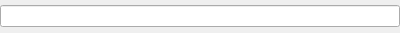
<?xml version="1.0" encoding="UTF-8"?>
<ui version="4.0">
 <class>Form</class>
 <widget class="QWidget" name="Form">
  <property name="geometry">
   <rect>
    <x>0</x>
    <y>0</y>
    <width>400</width>
    <height>33</height>
   </rect>
  </property>
  <property name="windowTitle">
   <string>Form</string>
  </property>
  <layout class="QVBoxLayout" name="verticalLayout">
   <property name="margin">
    <number>0</number>
   </property>
   <item>
    <widget class="QLineEdit" name="lineEdit"/>
   </item>
  </layout>
 </widget>
 <resources/>
 <connections/>
</ui>
